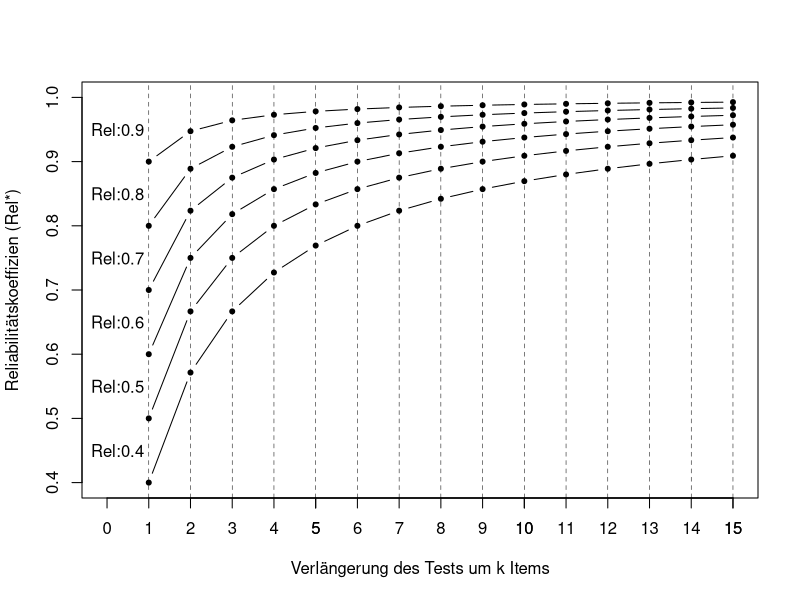
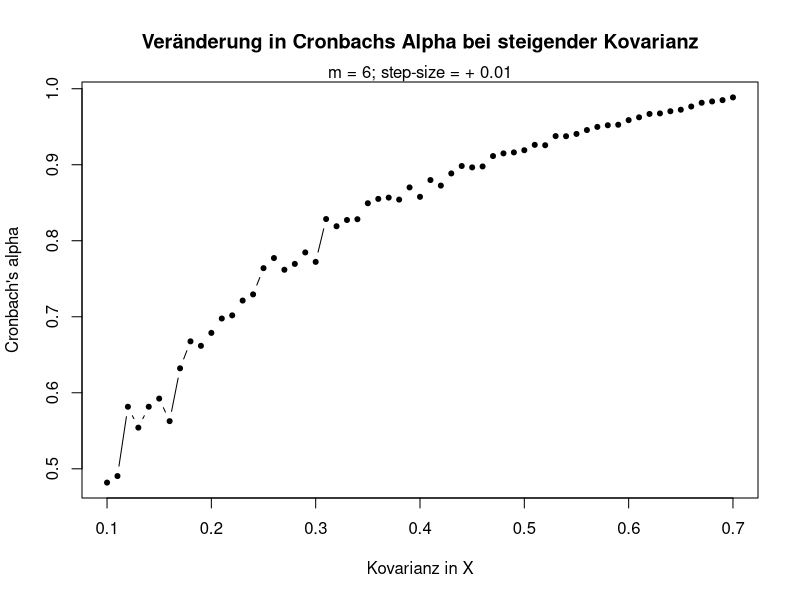
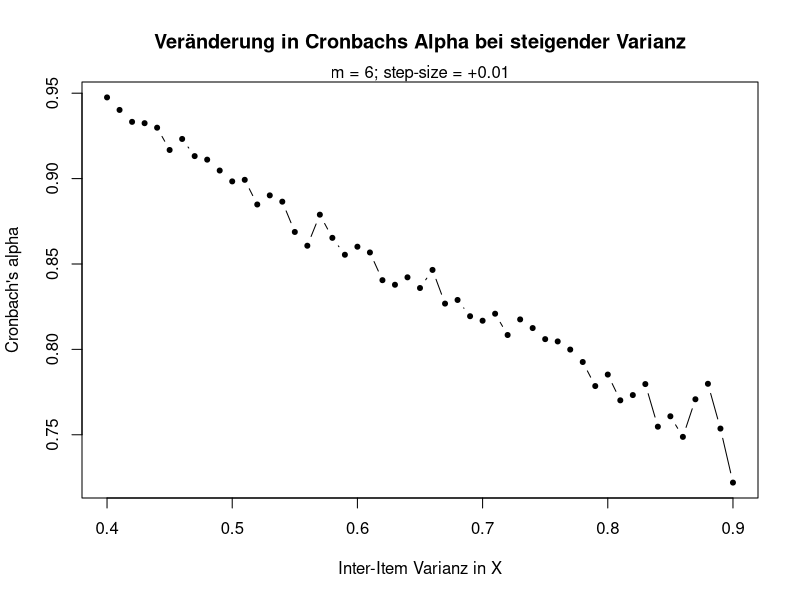

Write R code to recreate these figures, in order.
## ---- chunk 1
knitr::opts_chunk$set(echo = TRUE)
## ---- chunk 2
set.seed(123)
## ---- chunk 3
# Tau-parallel
M <- 8
mu <- c(5,4,3,4,5,3,5,4)
# Kovarianzmatrix
Sigma <- matrix(
  c(.8, .5, .5, .5, .5, .5, .5, .5,
    .5, .8, .5, .5, .5, .5, .5, .5,
    .5, .5, .8, .5, .5, .5, .5, .5,
    .5, .5, .5, .8, .5, .5, .5, .5,
    .5, .5, .5, .5, .8, .5, .5, .5,
    .5, .5, .5, .5, .5, .8, .5, .5,
    .5, .5, .5, .5, .5, .5, .8, .5,
    .5, .5, .5, .5, .5, .5, .5, .8),
  M,M)
N <- 1e3
# Multivariate Half-Normal Distribution
X <- data.frame(abs(MASS::mvrnorm(N, mu, Sigma)))
## ---- chunk 4
even <- seq(1,8, by=2)
uneven <- seq(2,8, by=2)
rsx_even <- rowSums(X[,even])
rsx_uneven <- rowSums(X[,uneven])
# Halbtestreliabilität
(Rel_halb <- cor(rsx_even, rsx_uneven))
## ---- chunk 5
Rel_SBK <- function(X_p, X_q) {
  rs_p <- rowSums(X_p)
  rs_q <- rowSums(X_q)
  r <- cor(rs_p, rs_q)
  2 * r / (1+r)
}
## ---- chunk 6
set.seed(123)
N <- 1e3
X <- data.frame(MASS::mvrnorm(N, mu, Sigma))
even <- seq(1,8, by=2)
uneven <- seq(2,8, by=2)
X_p <- X[, even]
X_q <- X[, uneven]
Rel_SBK(X_p, X_q)
## ---- chunk 7
set.seed(123)
## ---- chunk 8
N <- 1e3
X <- data.frame(MASS::mvrnorm(N, mu, Sigma))
m <- length(X) ; seq <- seq(m)
rseq <- sample(seq, m, replace=FALSE)
X_p <- X[,rseq[1:4]]
X_q <- X[,rseq[5:8]]
rsx_p <- rowSums(X_p)
rsx_q <- rowSums(X_q)
(Rel_halb <- cor(rsx_p, rsx_q))
## ---- chunk 9
Rel_SBK(X_p, X_q)
## ---- chunk 10
set.seed(123)
## ---- chunk 11
# Essenziell Tau-Äquivalent
M <- 8
mu <- c(5,4,3,4,5,3,5,4)
# Kovarianzmatrix
Sigma <- matrix(
  c(1.8, .5, .5, .5, .5, .5, .5, .5,
    .5, 1.7, .5, .5, .5, .5, .5, .5,
    .5, .5, 1.8, .5, .5, .5, .5, .5,
    .5, .5, .5, 1.6, .5, .5, .5, .5,
    .5, .5, .5, .5, 1.6, .5, .5, .5,
    .5, .5, .5, .5, .5, 1.7, .5, .5,
    .5, .5, .5, .5, .5, .5, 1.8, .5,
    .5, .5, .5, .5, .5, .5, .5, 1.8),
  M,M)
N <- 1e3
# Multivariate Half-Normal Distribution
X <- data.frame(abs(MASS::mvrnorm(N, mu, Sigma)))
## ---- chunk 12
VCOV <- cov(X)
V_items <- diag(VCOV)
V_X <- sum(VCOV)
list("Gesamtvarianz" = round(V_X, 2),
     "Itemvarianz" = round(V_items,2))
## ---- chunk 13
alpha <- function(X) {
  VCOV <- cov(X) ; m <- length(X)
  V_x <- sum(VCOV) ; V_xi <- sum(diag(VCOV))
  m/(m-1) * (1-(V_xi/V_x))
}
## ---- chunk 14
set.seed(123)
N <- 1e3
X <- data.frame(MASS::mvrnorm(N, mu, Sigma))
alpha(X)
## ---- chunk 15
set.seed(123)
## ---- chunk 16
N <- 1e2
X <- data.frame(MASS::mvrnorm(N, mu, Sigma))
VCOV <- cov(X)
V_items <- diag(VCOV)
V_X <- sum(VCOV)
list("Gesamtvarianz" = round(V_X, 2),
     "Itemvarianz" = round(V_items,2))
## ---- chunk 17
alpha(X)
## ---- chunk 18
set.seed(123)
## ---- chunk 19
# Essenziell Tau-Äquivalent
M <- 6
mu <- c(5,4,3,4,5,3)
# Kovarianzmatrix
Sigma <- matrix(
  c(.8, .4, .4, .4, .4, .4,
    .4, .7, .4, .4, .4, .4,
    .4, .4, .8, .4, .4, .4,
    .4, .4, .4, .7, .4, .4,
    .4, .4, .4, .4, .8, .4,
    .4, .4, .4, .4, .4, .7),
  M,M)
N <- 1e3
# Multivariate Half-Normal Distribution
X <- data.frame(abs(MASS::mvrnorm(N, mu, Sigma)))
## ---- chunk 20
alpha(X)
## ---- chunk 21
calc_k <- function(Rel_ast, Rel) {
 (Rel_ast * (1-Rel)) / (Rel * (1 -Rel_ast))
}
Rel_ast <- 0.99 ; Rel <- 0.87
calc_k(Rel_ast, Rel)
## ---- chunk 22
calc_k(Rel_ast=0.9, Rel=0.45)
## ---- chunk 23
calc_Rel_ast <- function(k, Rel) {
  (k * Rel) / (1 + (k-1) * Rel)
}
ks <- 1:15
plot(c(0,15), c(0.4,1), type = "n",
     xlab="Verlängerung des Tests um k Items",
     ylab="Reliabilitätskoeffizien (Rel*)")
axis(1, at = ks)
rs <- seq(0.4, 0.9, by=0.1)
lapply(rs, function(r) points(ks, lapply(ks, function(k) calc_Rel_ast(k, r)), 
                              type = "b", pch=20))
text(0.25, rs + 0.05, paste0("Rel:", rs))
abline(v = ks, lty=2, lwd=.5)
## ---- chunk 24
# Essenziell Tau-Äquivalent
M <- 6
mu <- c(5,4,3,4,5,3)
# Kovarianzmatrix
Sigma <- matrix(
  c(.8, .1, .1, .1, .1, .1,
    .1, .7, .1, .1, .1, .1,
    .1, .1, .8, .1, .1, .1,
    .1, .1, .1, .7, .1, .1,
    .1, .1, .1, .1, .8, .1,
    .1, .1, .1, .1, .1, .7),
  M,M)
N <- 1e3
# Multivariate Half-Normal Distribution
X <- data.frame(abs(MASS::mvrnorm(N, mu, Sigma)))
## ---- chunk 25
sigmas <- seq(0.1, 0.7, by=0.01)
sim_alpha <- function(sigma){
  M <- 6
  mu <- c(5,4,3,4,5,3)
  Sigma <- matrix(rep(sigma, M^2), M)
  diag(Sigma) <- rep(c(.8,.7), 3)
  N <- 1e3
  X <- data.frame(abs(MASS::mvrnorm(N, mu, Sigma)))
  alpha(X)
}
alphas <- lapply(sigmas, sim_alpha)
plot(sigmas, alphas, xlab="Kovarianz in X", ylab = "Cronbach's alpha",
     type="b", pch=20, main = "Veränderung in Cronbachs Alpha bei steigender Kovarianz")
mtext("m = 6; step-size = + 0.01")
## ---- chunk 26
# Essenziell Tau-Äquivalent
M <- 6
mu <- c(5,4,3,4,5,3)
# Kovarianzmatrix
Sigma <- matrix(
  c(.2, .1, .1, .1, .1, .1,
    .1, .2, .1, .1, .1, .1,
    .1, .1, .2, .1, .1, .1,
    .1, .1, .1, .2, .1, .1,
    .1, .1, .1, .1, .2, .1,
    .1, .1, .1, .1, .1, .2),
  M,M)
N <- 1e3
# Multivariate Half-Normal Distribution
X <- data.frame(abs(MASS::mvrnorm(N, mu, Sigma)))
## ---- chunk 27
sim_alpha <- function(sigma_sq){
  M <- 6
  mu <- c(5,4,3,4,5,3)
  Sigma <- matrix(rep(0.3, M^2), M)
  diag(Sigma) <- rep(sigma_sq, M)
  N <- 1e3
  X <- data.frame(abs(MASS::mvrnorm(N, mu, Sigma)))
  alpha(X)
}
sigma_sqs <- seq(0.4, 0.9, by = 0.01)
alphas <- lapply(sigma_sqs, sim_alpha)
plot(sigma_sqs, alphas, xlab="Inter-Item Varianz in X", ylab = "Cronbach's alpha", type="b", pch=20, main = "Veränderung in Cronbachs Alpha bei steigender Varianz")
mtext("m = 6; step-size = +0.01")
## ---- chunk 28
if(!requireNamespace("MASS", quietly = TRUE)) {
  msg <- "'MASS' is not installed, want to install it? Type 'yes' or 'no'."
  answer <- readline(prompt = message(msg))
  no_msg <- "Did not install the package `MASS`."
  switch(answer,
         yes = install.packages("MASS"),
         no = stop(no_msg, call. = FALSE),
         stop("Please answer 'yes' or 'no' (omitt quotes!)" ))
} else {
 message("`MASS is already installed!") ; Sys.sleep(1)
 message("Time to rock!\n(*weird guitar sound*)")
}
## ---- chunk 29
M <- 4
mu <- rep(5,M)
# Covariance Matrix
Sigma <- matrix(
  c(.8, .5, .5, .5,
    .5, .8, .5, .5,
    .5, .5, .8, .5,
    .5, .5, .5, .8),
  M,M)
N <- 1e5
X <- data.frame(MASS::mvrnorm(N, mu, Sigma))
# Spaltenmittelwerte (gerundet)
round(colMeans(X), digits = 1)
# Kovarianzmatrix
round(cov(X), digits = 1)
## ---- chunk 30
M <- 4
mu <- c(5,4,3,4)
# Kovarianzmatrix
Sigma <- matrix(
  c(.8, .5, .5, .5,
    .5, .8, .5, .5,
    .5, .5, .8, .5,
    .5, .5, .5, .8),
  M,M)
N <- 1e5
X <- data.frame(MASS::mvrnorm(N, mu, Sigma))
# Spaltenmittelwerte (gerundet)
round(colMeans(X), digits = 1)
# Kovarianzmatrix
round(cov(X), digits = 1)
## ---- chunk 31
M <- 4
mu <- rep(5,M)
# Kovarianzmatrix
Sigma <- matrix(
  c(.7, .5, .5, .5,
    .5, .8, .5, .5,
    .5, .5, .7, .5,
    .5, .5, .5, .6),
  M,M)
N <- 1e5
X <- data.frame(MASS::mvrnorm(N, mu, Sigma))
# Spaltenmittelwerte (gerundet)
round(colMeans(X), digits = 1)
# Kovarianzmatrix
round(cov(X), digits = 1)
## ---- chunk 32
M <- 4
mu <- c(5,4,3,4)
# Kovarianzmatrix
Sigma <- matrix(
  c(.7, .5, .5, .5,
    .5, .8, .5, .5,
    .5, .5, .7, .5,
    .5, .5, .5, .6),
  M,M)
N <- 1e5
X <- data.frame(MASS::mvrnorm(N, mu, Sigma))
# Spaltenmittelwerte (gerundet)
round(colMeans(X), digits = 1)
# Kovarianzmatrix
round(cov(X), digits = 1)
## ---- chunk 33
M <- 4
mu <- c(5,4,3,4)
# Kovarianzmatrix
Sigma <- matrix(
  c(.7, .5, .6, .7,
    .5, .8, .5, .6,
    .6, .5, .7, .5,
    .7, .6, .5, .8),
  M,M)
N <- 1e5
X <- data.frame(MASS::mvrnorm(N, mu, Sigma))
# Spaltenmittelwerte (gerundet)
round(colMeans(X), digits = 1)
# Kovarianzmatrix
round(cov(X), digits = 1)
